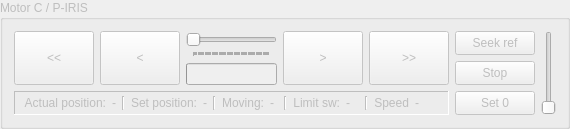
     <widget class="QGroupBox" name="group_c">
      <property name="enabled">
       <bool>false</bool>
      </property>
      <property name="title">
       <string>Motor C / P-IRIS</string>
      </property>
      <layout class="QGridLayout" name="gridLayout_3">
       <item row="1" column="0">
        <widget class="QFrame" name="frame_3">
         <property name="frameShape">
          <enum>QFrame::Panel</enum>
         </property>
         <property name="frameShadow">
          <enum>QFrame::Sunken</enum>
         </property>
         <layout class="QHBoxLayout" name="horizontalLayout_17">
          <property name="topMargin">
           <number>4</number>
          </property>
          <property name="bottomMargin">
           <number>4</number>
          </property>
          <item>
           <layout class="QHBoxLayout" name="horizontalLayout_18">
            <item>
             <widget class="QLabel" name="label_a_9">
              <property name="text">
               <string>Actual position:</string>
              </property>
              <property name="alignment">
               <set>Qt::AlignRight|Qt::AlignTrailing|Qt::AlignVCenter</set>
              </property>
             </widget>
            </item>
            <item>
             <widget class="QLabel" name="label_c_pos">
              <property name="text">
               <string>-</string>
              </property>
             </widget>
            </item>
           </layout>
          </item>
          <item>
           <widget class="Line" name="line_7">
            <property name="orientation">
             <enum>Qt::Vertical</enum>
            </property>
           </widget>
          </item>
          <item>
           <layout class="QHBoxLayout" name="horizontalLayout_19">
            <item>
             <widget class="QLabel" name="label_a_10">
              <property name="text">
               <string>Set position:</string>
              </property>
              <property name="alignment">
               <set>Qt::AlignRight|Qt::AlignTrailing|Qt::AlignVCenter</set>
              </property>
             </widget>
            </item>
            <item>
             <widget class="QLabel" name="label_c_setpos">
              <property name="text">
               <string>-</string>
              </property>
             </widget>
            </item>
           </layout>
          </item>
          <item>
           <layout class="QHBoxLayout" name="horizontalLayout_20">
            <item>
             <widget class="Line" name="line_8">
              <property name="orientation">
               <enum>Qt::Vertical</enum>
              </property>
             </widget>
            </item>
            <item>
             <widget class="QLabel" name="label_a_11">
              <property name="text">
               <string>Moving:</string>
              </property>
              <property name="alignment">
               <set>Qt::AlignRight|Qt::AlignTrailing|Qt::AlignVCenter</set>
              </property>
             </widget>
            </item>
            <item>
             <widget class="QLabel" name="label_c_status">
              <property name="text">
               <string>-</string>
              </property>
             </widget>
            </item>
           </layout>
          </item>
          <item>
           <widget class="Line" name="line_9">
            <property name="orientation">
             <enum>Qt::Vertical</enum>
            </property>
           </widget>
          </item>
          <item>
           <layout class="QHBoxLayout" name="horizontalLayout_21">
            <item>
             <widget class="QLabel" name="label_a_12">
              <property name="text">
               <string>Limit sw:</string>
              </property>
              <property name="alignment">
               <set>Qt::AlignRight|Qt::AlignTrailing|Qt::AlignVCenter</set>
              </property>
             </widget>
            </item>
            <item>
             <widget class="QLabel" name="label_c_limitsw">
              <property name="text">
               <string>-</string>
              </property>
             </widget>
            </item>
           </layout>
          </item>
          <item>
           <widget class="Line" name="line_12">
            <property name="orientation">
             <enum>Qt::Vertical</enum>
            </property>
           </widget>
          </item>
          <item>
           <layout class="QHBoxLayout" name="horizontalLayout_24">
            <item>
             <widget class="QLabel" name="label_a_16">
              <property name="text">
               <string>Speed</string>
              </property>
              <property name="alignment">
               <set>Qt::AlignRight|Qt::AlignTrailing|Qt::AlignVCenter</set>
              </property>
             </widget>
            </item>
            <item>
             <widget class="QLabel" name="label_c_speed">
              <property name="text">
               <string>-</string>
              </property>
             </widget>
            </item>
           </layout>
          </item>
         </layout>
        </widget>
       </item>
       <item row="0" column="1" rowspan="2">
        <layout class="QVBoxLayout" name="verticalLayout_6">
         <item>
          <widget class="QPushButton" name="btn_c_seek">
           <property name="sizePolicy">
            <sizepolicy hsizetype="Minimum" vsizetype="Expanding">
             <horstretch>0</horstretch>
             <verstretch>0</verstretch>
            </sizepolicy>
           </property>
           <property name="text">
            <string>Seek ref</string>
           </property>
          </widget>
         </item>
         <item>
          <widget class="QPushButton" name="btn_c_stop">
           <property name="sizePolicy">
            <sizepolicy hsizetype="Minimum" vsizetype="Expanding">
             <horstretch>0</horstretch>
             <verstretch>0</verstretch>
            </sizepolicy>
           </property>
           <property name="text">
            <string>Stop</string>
           </property>
          </widget>
         </item>
         <item>
          <widget class="QPushButton" name="btn_c_0">
           <property name="sizePolicy">
            <sizepolicy hsizetype="Minimum" vsizetype="Expanding">
             <horstretch>0</horstretch>
             <verstretch>0</verstretch>
            </sizepolicy>
           </property>
           <property name="text">
            <string>Set 0</string>
           </property>
          </widget>
         </item>
        </layout>
       </item>
       <item row="0" column="0">
        <layout class="QHBoxLayout" name="horizontalLayout_22">
         <item>
          <widget class="QPushButton" name="btn_c_left">
           <property name="sizePolicy">
            <sizepolicy hsizetype="Minimum" vsizetype="Expanding">
             <horstretch>0</horstretch>
             <verstretch>0</verstretch>
            </sizepolicy>
           </property>
           <property name="text">
            <string>&lt;&lt;</string>
           </property>
           <property name="autoRepeat">
            <bool>true</bool>
           </property>
           <property name="autoRepeatInterval">
            <number>50</number>
           </property>
          </widget>
         </item>
         <item>
          <widget class="QPushButton" name="btn_c_left_fine">
           <property name="sizePolicy">
            <sizepolicy hsizetype="Minimum" vsizetype="Expanding">
             <horstretch>0</horstretch>
             <verstretch>0</verstretch>
            </sizepolicy>
           </property>
           <property name="text">
            <string>&lt;</string>
           </property>
           <property name="autoRepeat">
            <bool>true</bool>
           </property>
           <property name="autoRepeatInterval">
            <number>50</number>
           </property>
          </widget>
         </item>
         <item>
          <layout class="QVBoxLayout" name="verticalLayout_5">
           <item>
            <widget class="QSlider" name="slider_c">
             <property name="sizePolicy">
              <sizepolicy hsizetype="Expanding" vsizetype="Minimum">
               <horstretch>0</horstretch>
               <verstretch>0</verstretch>
              </sizepolicy>
             </property>
             <property name="maximum">
              <number>65535</number>
             </property>
             <property name="orientation">
              <enum>Qt::Horizontal</enum>
             </property>
             <property name="tickPosition">
              <enum>QSlider::TicksBelow</enum>
             </property>
             <property name="tickInterval">
              <number>1000</number>
             </property>
            </widget>
           </item>
           <item>
            <widget class="QProgressBar" name="progress_c">
             <property name="maximum">
              <number>65535</number>
             </property>
             <property name="value">
              <number>0</number>
             </property>
             <property name="textVisible">
              <bool>false</bool>
             </property>
            </widget>
           </item>
          </layout>
         </item>
         <item>
          <widget class="QPushButton" name="btn_c_right_fine">
           <property name="sizePolicy">
            <sizepolicy hsizetype="Minimum" vsizetype="Expanding">
             <horstretch>0</horstretch>
             <verstretch>0</verstretch>
            </sizepolicy>
           </property>
           <property name="text">
            <string>&gt;</string>
           </property>
           <property name="autoRepeat">
            <bool>true</bool>
           </property>
           <property name="autoRepeatInterval">
            <number>50</number>
           </property>
          </widget>
         </item>
         <item>
          <widget class="QPushButton" name="btn_c_right">
           <property name="sizePolicy">
            <sizepolicy hsizetype="Minimum" vsizetype="Expanding">
             <horstretch>0</horstretch>
             <verstretch>0</verstretch>
            </sizepolicy>
           </property>
           <property name="text">
            <string>&gt;&gt;</string>
           </property>
           <property name="autoRepeat">
            <bool>true</bool>
           </property>
           <property name="autoRepeatInterval">
            <number>50</number>
           </property>
          </widget>
         </item>
        </layout>
       </item>
       <item row="0" column="2" rowspan="2">
        <widget class="QSlider" name="slider_c_speed">
         <property name="orientation">
          <enum>Qt::Vertical</enum>
         </property>
        </widget>
       </item>
      </layout>
      <zorder>frame_3</zorder>
      <zorder></zorder>
      <zorder>slider_c_speed</zorder>
     </widget>
